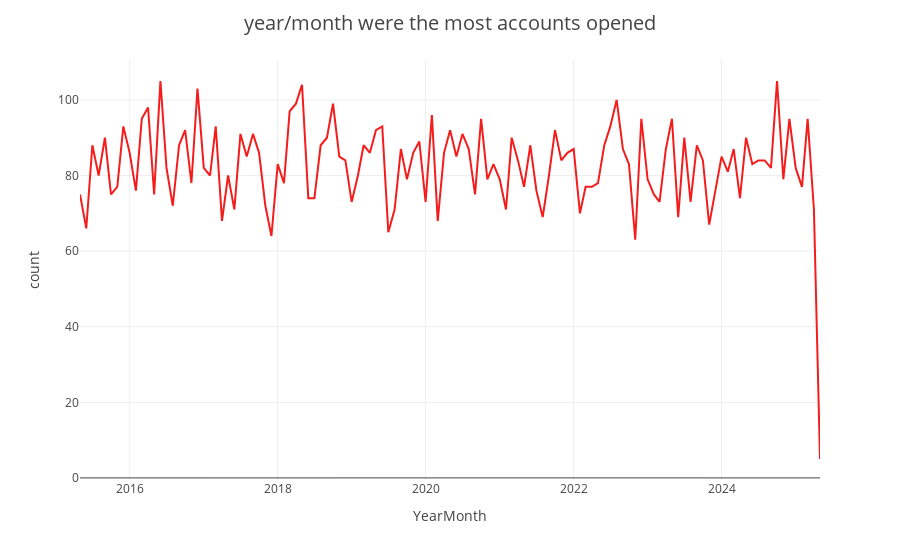

This figure's notebook cell:
### Markdown cell above
In which year/month were the most accounts opened?-showing by linchart

### Code cell
plot = px.line(monthly, x="YearMonth", y="count", template="gridon")
plot.update_traces(line=dict(color="#f51c1c"))
plot.update_layout(
    title={
        'text': "year/month were the most accounts opened", 
        'font': {'size': 20}
    }
)
plot.show()

### Figure 1 — Plotly figure (JSON) as saved in the notebook; plotly's stock layout.template omitted (floating-point values rounded to 4 significant figures)
{"data": [{"hovertemplate": "YearMonth=%{x}<br>count=%{y}<extra></extra>", "legendgroup": "", "line": {"color": "#f51c1c", "dash": "solid"}, "marker": {"symbol": "circle"}, "mode": "lines", "name": "", "orientation": "v", "showlegend": false, "type": "scatter", "x": ["2015-05", "2015-06", "2015-07", "2015-08", "2015-09", "2015-10", "2015-11", "2015-12", "2016-01", "2016-02", "2016-03", "2016-04", "2016-05", "2016-06", "2016-07", "2016-08", "2016-09", "2016-10", "2016-11", "2016-12", "2017-01", "2017-02", "2017-03", "2017-04", "2017-05", "2017-06", "2017-07", "2017-08", "2017-09", "2017-10", "2017-11", "2017-12", "2018-01", "2018-02", "2018-03", "2018-04", "2018-05", "2018-06", "2018-07", "2018-08", "2018-09", "2018-10", "2018-11", "2018-12", "2019-01", "2019-02", "2019-03", "2019-04", "2019-05", "2019-06", "2019-07", "2019-08", "2019-09", "2019-10", "2019-11", "2019-12", "2020-01", "2020-02", "2020-03", "2020-04", "2020-05", "2020-06", "2020-07", "2020-08", "2020-09", "2020-10", "2020-11", "2020-12", "2021-01", "2021-02", "2021-03", "2021-04", "2021-05", "2021-06", "2021-07", "2021-08", "2021-09", "2021-10", "2021-11", "2021-12", "2022-01", "2022-02", "2022-03", "2022-04", "2022-05", "2022-06", "2022-07", "2022-08", "2022-09", "2022-10", "2022-11", "2022-12", "2023-01", "2023-02", "2023-03", "2023-04", "2023-05", "2023-06", "2023-07", "2023-08", "2023-09", "2023-10", "2023-11", "2023-12", "2024-01", "2024-02", "2024-03", "2024-04", "2024-05", "2024-06", "2024-07", "2024-08", "2024-09", "2024-10", "2024-11", "2024-12", "2025-01", "2025-02", "2025-03", "2025-04", "2025-05"], "xaxis": "x", "y": [75, 66, 88, 80, 90, 75, 77, 93, 86, 76, 95, 98, 75, 105, 82, 72, 88, 92, 78, 103, 82, 80, 93, 68, 80, 71, 91, 85, 91, 86, 72, 64, 83, 78, 97, 99, 104, 74, 74, 88, 90, 99, 85, 84, 73, 80, 88, 86, 92, 93, 65, 71, 87, 79, 86, 89, 73, 96, 68, 86, 92, 85, 91, 87, 75, 95, 79, 83, 79, 71, 90, 84, 77, 88, 76, 69, 80, 92, 84, 86, 87, 70, 77, 77, 78, 88, 93, 100, 87, 83, 63, 95, 79, 75, 73, 87, 95, 69, 90, 73, 88, 84, 67, 76, 85, 81, 87, 74, 90, 83, 84, 84, 82, 105, 79, 95, 82, 77, 95, 71, 5], "yaxis": "y"}], "layout": {"legend": {"tracegroupgap": 0}, "margin": {"t": 60}, "title": {"font": {"size": 20}, "text": "year/month were the most accounts opened"}, "xaxis": {"anchor": "y", "domain": [0, 1], "title": {"text": "YearMonth"}}, "yaxis": {"anchor": "x", "domain": [0, 1], "title": {"text": "count"}}}}
